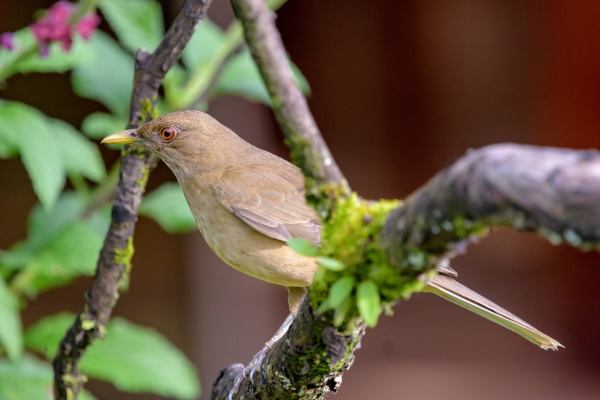
#> input picture images/bird.jpg, 600 x 400 px, found by its file name
$ jupyter execute 090_Selective_Search.ipynb
#> lines starting #> are read from the running program, lines starting #| are printed output that depends on the picture; after the words box and inside, x2 and y2 are one past the last pixel; in counts of white or black regions, pixels touching at a corner belong together
## **Selective Search 알고리즘**
Selective Search는 물체 탐지를 위한 **Region Proposal** 생성 알고리즘으로, 아래와 같은 3단계로 이루어집니다.

1. **초기 세그멘테이션 (Superpixel 생성)**:
   - 이미지를 작은 영역(Superpixel)으로 나눕니다.
   - 유사한 색상, 질감, 크기 등을 기준으로 초기 영역을 분할.
2. **유사도 계산**:
   - Superpixel 간 유사도를 계산(색상, 크기, 질감 기반).
   - 유사도가 높은 Superpixel 쌍을 선택하여 병합.
3. **Region 병합 반복**:
   - 유사도가 높은 영역들을 반복적으로 병합하여 점점 큰 Region Proposal을 생성.

---

### **코드 실행 순서**

1. **이미지 로드 및 준비**:
   - 이미지 파일(`example.jpg`)을 불러오고, 크기를 256x256으로 조정.
   - 이 과정은 `load_image` 함수에서 수행됩니다.

2. **초기 Superpixel 분할**:
   - `segment_image` 함수를 사용해 SLIC 알고리즘으로 이미지를 Superpixel로 나눕니다.
   - 각 Superpixel은 초기 영역을 나타냅니다.
   - **시각화**: `visualize_initial_segmentation` 함수에서 Superpixel 분할 결과를 시각화.

3. **Region Proposal 생성**:
   - `merge_regions` 함수로 Superpixel 간 유사도를 계산하고, 유사도가 높은 Superpixel을 반복적으로 병합.
   - 병합된 영역은 점점 큰 Region Proposal을 형성.
   - 유사도 계산은 **색상 거리 + 크기 차이**를 기준으로 수행.

4. **Region Proposal 시각화**:
   - 병합된 Region Proposal을 `visualize_proposals` 함수로 시각화.
   - 빨간 사각형으로 Region Proposal을 표시.
---

### **결과**
1. **초기 분할**: 이미지를 작은 Superpixel로 나누어 경계선을 표시.
2. **병합 후 Proposal**: Superpixel을 병합한 Region Proposal을 빨간 사각형으로 표시.

[cell 1]
import numpy as np
import matplotlib.pyplot as plt
from skimage.segmentation import slic, mark_boundaries
from skimage.util import img_as_float

# 1. 이미지 로드 및 초기화
def load_image(image_path):
#> called with image_path = 'bird.jpg'
    from PIL import Image
    img = Image.open(image_path)
#> img is the input picture: PIL image 600x400 RGB; mean R, G, B 103.6, 91.5, 66.5
    img = img.resize((256, 256))  # 크기 조정
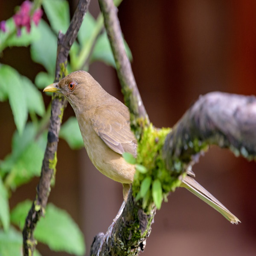
#> img: PIL image 256x256 RGB; mean R, G, B 103.6, 91.5, 66.5
    return np.array(img)

# 2. 초기 세그멘테이션 (SLIC - Superpixel Segmentation)
def segment_image(image, n_segments=100):
    """
    이미지를 Superpixel로 나누기 위한 SLIC 알고리즘 적용
    """
#> called with n_segments = 100
    img_float = img_as_float(image)
    segments = slic(img_float, n_segments=n_segments, compactness=10, start_label=0)
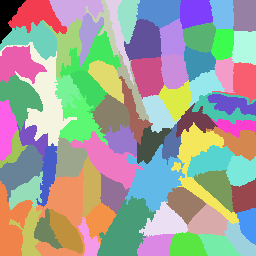
#> segments: shape (256, 256) int64; 77 distinct labels, from 0 to 76; one colour per label, 0 black
#> in visualize_initial_segmentation, `segmented_image = mark_boundaries(image, segments)`:
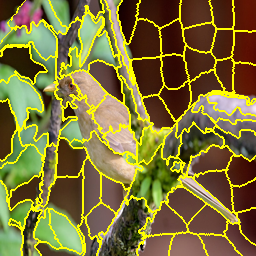
#> segmented_image: shape (256, 256, 3) float64; mean R, G, B 0.496, 0.454, 0.215
    return segments

# 3. Superpixel 병합: 유사도를 계산하여 Superpixel 병합
def calculate_similarity(region1, region2):
    """
    두 영역 간의 유사도를 계산 (간단한 색상 기반 거리 사용)
    """
    color_dist = np.linalg.norm(region1['mean_color'] - region2['mean_color'])
    size_dist = abs(region1['size'] - region2['size']) / (region1['size'] + region2['size'])
    return color_dist + size_dist

def merge_regions(image, segments, num_merges=50):
    """
    Superpixel 간의 유사도를 계산하고 병합하여 Region Proposal 생성
    """
#> called with num_merges = 50
    height, width = image.shape[:2]
#> height = 256; width = 256
    region_props = {}  # 각 Region의 속성을 저장
    for region_label in np.unique(segments):
        mask = (segments == region_label)
        region_props[region_label] = {
            'size': mask.sum(),
            'mean_color': np.mean(image[mask], axis=0),
            'bbox': (
                mask.any(axis=0).argmax(),  # xmin
                mask.any(axis=1).argmax(),  # ymin
                mask.any(axis=0)[::-1].argmax(),  # xmax
                mask.any(axis=1)[::-1].argmax(),  # ymax
            )
        }
#> this loop made 77 passes
#> pass 1, in merge_regions, `mask = (segments == region_label)`:
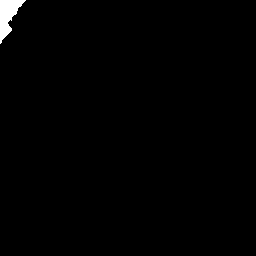
#> mask: shape (256, 256) bool; 0.83% white; 1 white region, box (x1, y1, x2, y2) and area: (0, 0, 26, 44) 547
#> pass 2, in merge_regions, `mask = (segments == region_label)`:
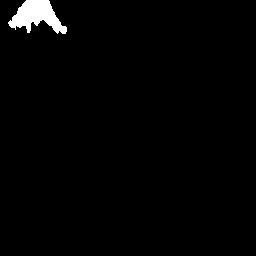
#> mask: shape (256, 256) bool; 1.7% white; 1 white region, box (x1, y1, x2, y2) and area: (8, 0, 67, 34) 1099
#> pass 3, in merge_regions, `mask = (segments == region_label)`:
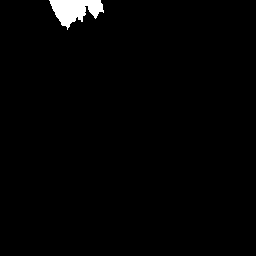
#> mask: shape (256, 256) bool; 1.4% white; 1 white region, box (x1, y1, x2, y2) and area: (49, 0, 104, 30) 935
#> after the loop, region_props = 77 items

    for _ in range(num_merges):
        # 가능한 모든 영역 쌍에 대해 유사도 계산
        pairs = list(region_props.keys())
        best_pair, min_dist = None, float('inf')
        for i in range(len(pairs)):
            for j in range(i + 1, len(pairs)):
                region1 = region_props[pairs[i]]
                region2 = region_props[pairs[j]]
                dist = calculate_similarity(region1, region2)
                if dist < min_dist:
                    min_dist = dist
                    best_pair = (pairs[i], pairs[j])

        # 가장 유사한 두 영역 병합
        if best_pair:
            r1, r2 = best_pair
            region_props[r1]['size'] += region_props[r2]['size']
            region_props[r1]['mean_color'] = (
                region_props[r1]['mean_color'] * region_props[r1]['size'] +
                region_props[r2]['mean_color'] * region_props[r2]['size']
            ) / (region_props[r1]['size'] + region_props[r2]['size'])
            del region_props[r2]  # 병합된 영역 제거
#> after the loop, region_props = 27 items

    return region_props

# 4. 초기 분할 시각화
def visualize_initial_segmentation(image, segments):
    """
    초기 Superpixel 분할 결과를 시각화
    """
    segmented_image = mark_boundaries(image, segments)
    plt.figure(figsize=(6, 6))
    plt.imshow(segmented_image)
    plt.title("Initial Superpixel Segmentation")
    plt.axis("off")
    plt.show()

# 5. Region Proposal 시각화
def visualize_proposals(image, region_props):
    """
    Region Proposal을 시각화
    """
    plt.figure(figsize=(6, 6))
    plt.imshow(image)
    for region in region_props.values():
        xmin, ymin, xmax, ymax = region['bbox']
        rect = plt.Rectangle((xmin, ymin), xmax - xmin, ymax - ymin, edgecolor='red', facecolor='none')
        plt.gca().add_patch(rect)
    plt.title("Region Proposals after Merging")
    plt.axis("off")
    plt.show()

[cell 2]
# 이미지 로드
image_path = "bird.jpg"  # 여기에 사용하려는 이미지 경로를 입력하세요
image = load_image(image_path)

# 초기 Superpixel 분할
segments = segment_image(image, n_segments=100)

# 초기 분할 시각화
visualize_initial_segmentation(image, segments)

[cell 3]
# Region Proposal 생성
region_props = merge_regions(image, segments, num_merges=50)
#> region_props = 27 items

# Region Proposal 시각화
visualize_proposals(image, region_props)
#> the loop in visualize_proposals, `for region in region_props.values():` made 27 passes
#> (xmin, ymin, xmax, ymax) on passes 1 to 12: (0, 0, 230, 212), (8, 0, 189, 222), (49, 0, 152, 226), (105, 0, 122, 171), (117, 0, 116, 212), (180, 0, 43, 227), (209, 0, 22, 227), (233, 0, 0, 224), (79, 13, 153, 189), (60, 18, 135, 178), (0, 21, 199, 196), (0, 45, 209, 172)
#> in visualize_proposals, `plt.show()`:
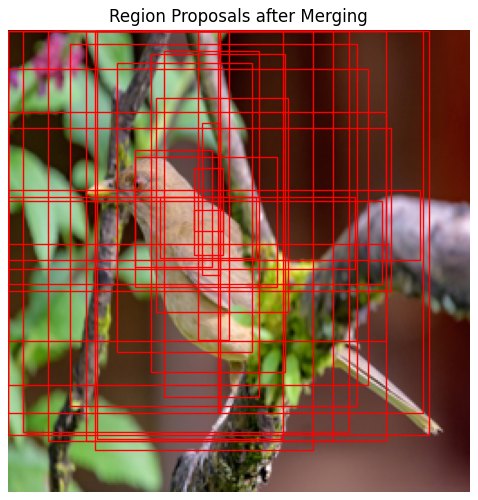
#> figure drawn by matplotlib, 1 panel

$ run again, with images/baloons.jpg copied over images/bird.jpg
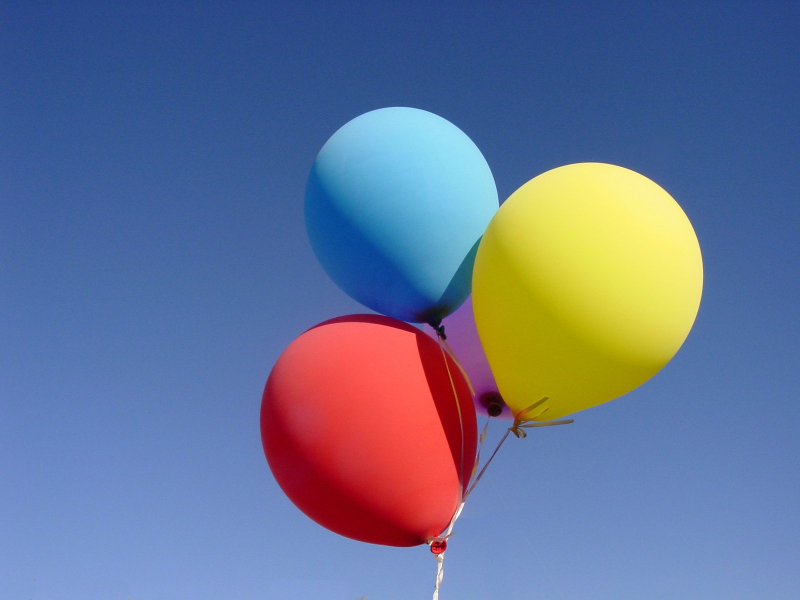
#> input picture images/baloons.jpg, 1600 x 1200 px, found by its file name (shown at 1/2 size)
#> in load_image, img is the input picture: PIL image 1600x1200 RGB; mean R, G, B 101.5, 115.2, 148.6
#> img: PIL image 256x256 RGB
#> segments: shape (256, 256) int64; 88 distinct labels, from 0 to 87
#> the loop in merge_regions, `for region_label in np.unique(segments):` made 88 passes
#> pass 1, in merge_regions, `mask = (segments == region_label)`:
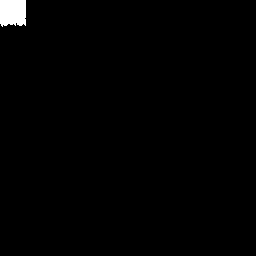
#> mask: shape (256, 256) bool; 1% white; 1 white region, box (x1, y1, x2, y2) and area: (0, 0, 26, 27) 653
#> after the loop in merge_regions, `for region_label in np.unique(segments):`: region_props = 88 items
#> after the loop in merge_regions, `for _ in range(num_merges):`: region_props = 38 items
#> the loop in visualize_proposals, `for region in region_props.values():` made 38 passes
#> (xmin, ymin, xmax, ymax) on passes 1 to 8: (0, 0, 230, 229), (0, 23, 229, 203), (117, 46, 96, 159), (103, 47, 120, 167), (0, 50, 230, 178), (149, 50, 65, 169), (227, 51, 0, 175), (102, 65, 113, 128)
#> in visualize_proposals, `plt.show()`:
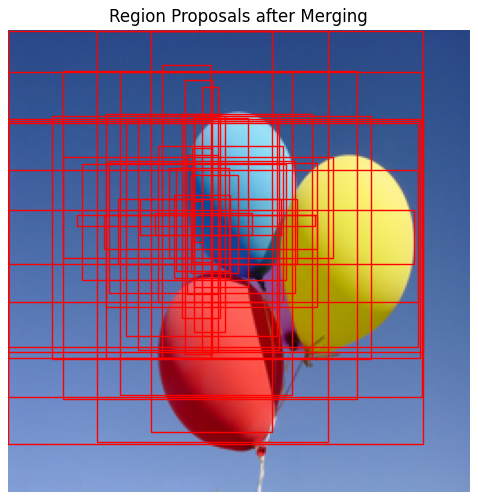
#> figure drawn by matplotlib, 1 panel
